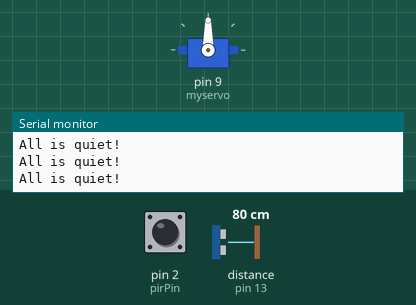
A sketch run on a simulated Arduino Uno, built with avr-gcc and run on an emulated ATmega328P. Parts: servo, the last lines printed to the serial monitor. Inputs (shaded band) come from the test bench; at power-on: pin 2 (pirPin) LOW, distance to the obstacle (sensor on pin 13) 80 cm. The echo pulse lasts 58.3 µs per cm.

Above: at 1.2 s.
1.3 s: pin 2 (pirPin) driven HIGH
2.8 s: distance to the obstacle (sensor on pin 13) set to 94 cm
5.8 s: distance to the obstacle (sensor on pin 13) set to 102 cm
At 6.09 s:
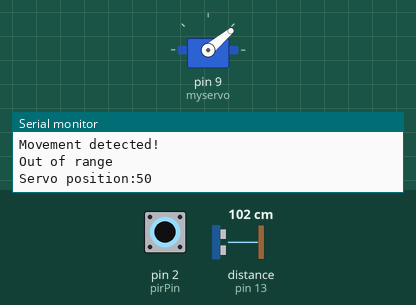
8.8 s: pin 2 (pirPin) driven LOW
At 9.5 s:
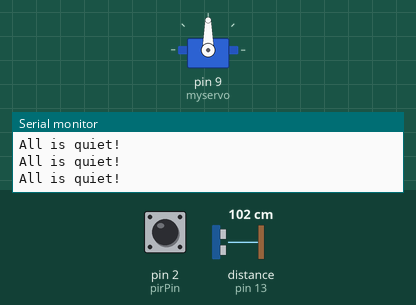
11.8 s: pin 2 (pirPin) pulsed HIGH 2 times (0.12 s each, 0.3 s apart)
At 12.06 s:
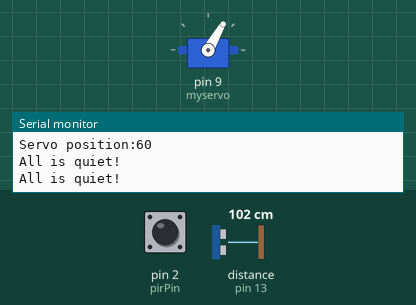
15.4 s: pin 2 (pirPin) driven HIGH
At 15.57 s:
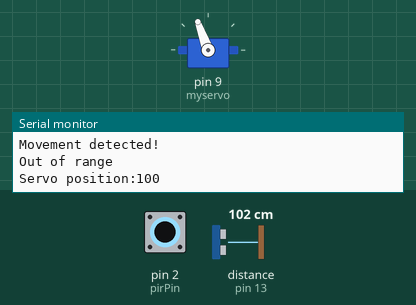
Timing chart, 0 to 19.4 s (numbered marks = the images above; inputs shaded):
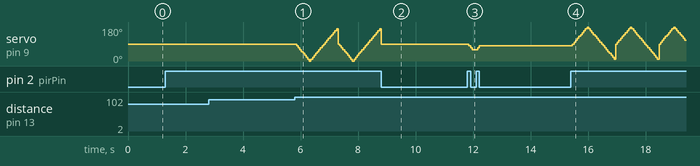

The sketch:

ultrasonicPirServoSeekMovement-withNewPing.ino
```cpp
#include <NewPing.h>
#include <Servo.h>


const byte trigger_pin = 12;
const byte echo_pin = 13;
const byte max_distance = 200;

int pirPin = 2;
int pirVcc = 7;

int pos = 90;
int pace = -10;


boolean movementDetected = false;
boolean outOfRange = false;
int findState = 0;


Servo myservo;
NewPing sonar(trigger_pin, echo_pin, max_distance);

void setup() {


    myservo.attach(9);
    pinMode(pirVcc,OUTPUT);
    digitalWrite(pirVcc,HIGH);

    pinMode(pirPin,INPUT);
    Serial.begin(9600);

    pinMode(trigger_pin,OUTPUT);
    pinMode(echo_pin,INPUT);


}

void loop() {

  float distance;

  if(digitalRead(pirPin)){
    Serial.println("Movement detected!");
    movementDetected = true;

  }
  else{
    Serial.println("All is quiet!");
    movementDetected = false;
    findState = 0;
    pace *= -1;

  }


  if(movementDetected){

      distance = sonar.ping_cm();

     if (distance <= 0 || distance > 100.0){
      Serial.println("Out of range");
      outOfRange = true;
    }  else
      {
        Serial.print(" distance: ");
        Serial.println(distance);
        outOfRange = false;
      }

      if(outOfRange){


        pos += pace;

        pos = constrain(pos,0,180);
        Serial.print("Servo position:");
        Serial.println(pos);


        if (pos <= 0 || pos >= 180){
          pace *= -1;
         findState++;
        }

       if(findState == 2){
        findState =0;
        pos = 90;
        myservo.write(pos);
       }


        myservo.write(pos);

      }

  }

delay(10);

}
```

Measured:
- the behaviour switches between 98 and 99 cm on distance to the obstacle (sensor on pin 13) (found by bisection; images 0 and 1)
- after the input at 8.8 s, servo on pin 9 (myservo): goes on until 8.8 s, then stays 90°
- after the input at 11.8 s, servo on pin 9 (myservo): 90° → 60° after 0.05 s, → 80° 0.31 s later
